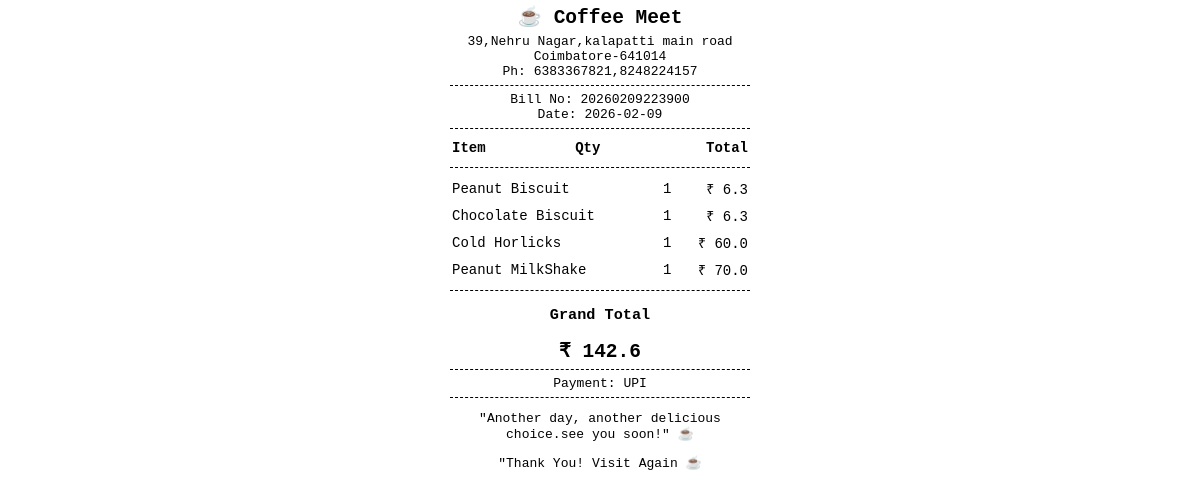
The app's page /print-bill/20260209223900 with its own data.
### tables this page shows
CREATE TABLE sales
              (id INTEGER PRIMARY KEY AUTOINCREMENT,
              bill_n0 TEXT,
              item_name TEXT,
              qty INTEGER,
              price REAL,
              gst REAL,
              total REAL,
              payment_mode TEXT,
              date TEXT
              , bill_no TEXT);

### app.py (the view)
@app.route("/print-bill/<bill_no>")
def print_bill(bill_no):
    conn = sqlite3.connect("coffee_meet.db")
    c = conn.cursor()
    c.execute("""
        SELECT item_name, qty, price, total, payment_mode, date
        FROM sales
        WHERE bill_no = ?
    """, (bill_no,))
    rows = c.fetchall()
    conn.close()
    if not rows:
        return "Bill not found"
    bill_items = []
    payment_mode = rows[0][4]
    date = rows[0][5]
    grand_total = 0
    for row in rows:
        bill_items.append({
            "name": row[0],
            "qty": row[1],
            "price": row[2],
            "total": row[3]
        })
        grand_total += row[3]
    return render_template(
        "bill_print.html",
        bill_no=bill_no,
        date=date,
        items=bill_items,
        grand_total=grand_total,
        payment_mode=payment_mode
    )

### templates/bill_print.html (shortened to what this page needs)
<!DOCTYPE html>
<html>
<head>
</head>
<body>
    <h2>☕ Coffee Meet</h2>
    <div>39,Nehru Nagar,kalapatti main road </div>
    <div>Coimbatore-641014</div>
    <div>Ph: 6383367821,8248224157</div>
    <hr>
    <div>Bill No: {{ bill_no }}</div>
    <div>Date: {{ date }}</div>
    <hr>
    <table>
        <tr>
            <th class="left">Item</th>
            <th class="center">Qty</th>
            <th class="right">Total</th>
        </tr>
    </table>
    <hr>
    <table>
        {% for item in items %}
        <tr>
            <td class="left">{{ item.name }}</td>
            <td class="center">{{ item.qty }}</td>
            <td class="right">₹ {{ item.total }}</td>
        </tr>
        {% endfor %}
    </table>
    <hr>
    <h3>Grand Total</h3>
    <h2>₹ {{ grand_total }}</h2>
    <hr>
    <div>Payment: {{ payment_mode }}</div>
    <hr>
    <p>"Another day, another delicious choice.see you soon!" ☕</p>
    <p>"Thank You! Visit Again ☕</p>
</body>
</html>

### templates/bill_print.html (style rules this page uses)
body { font-family: monospace; width: 300px; margin: auto; text-align: center; }
h2 { margin: 5px 0; }
hr { border: none; border-top: 1px dashed black; margin: 6px 0; }
table { width: 100%; font-size: 14px; }
th, td { padding: 3px 0; }
.left { text-align: left; }
.right { text-align: right; }
.center { text-align: center; }

### records on screen
sales: date "2026-02-09", name "Peanut Biscuit", qty "1", total "6.3", payment_mode "UPI"
sales: name "Chocolate Biscuit", qty "1", total "6.3"
sales: name "Cold Horlicks", qty "1", total "60.0"
sales: name "Peanut MilkShake", qty "1", total "70.0"

### other values on screen
{{ bill_no }} "20260209223900"
{{ grand_total }} "142.6"
